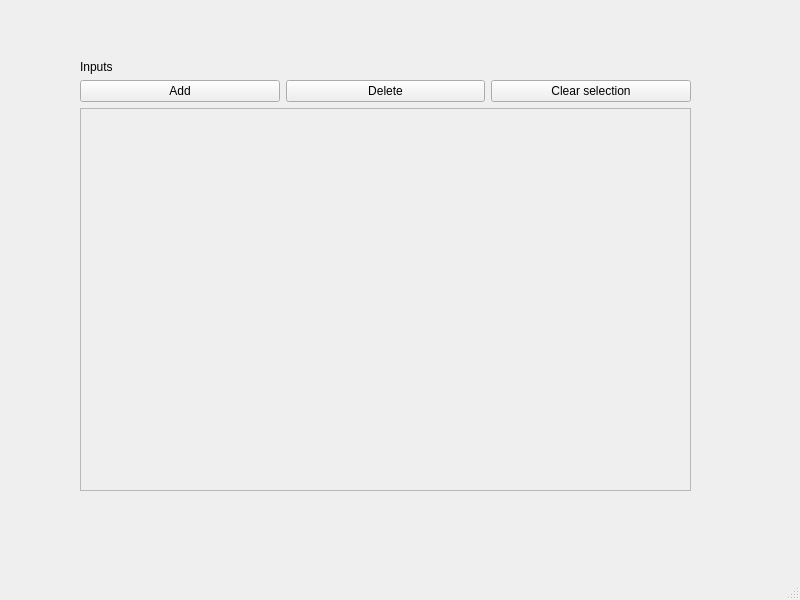
<?xml version="1.0" encoding="UTF-8"?>
<ui version="4.0">
 <class>MainWindow</class>
 <widget class="QMainWindow" name="MainWindow">
  <property name="geometry">
   <rect>
    <x>0</x>
    <y>0</y>
    <width>800</width>
    <height>600</height>
   </rect>
  </property>
  <property name="windowTitle">
   <string>MainWindow</string>
  </property>
  <widget class="QWidget" name="centralwidget">
   <widget class="QWidget" name="layoutWidget">
    <property name="geometry">
     <rect>
      <x>80</x>
      <y>60</y>
      <width>611</width>
      <height>431</height>
     </rect>
    </property>
    <layout class="QVBoxLayout" name="verticalLayout">
     <item>
      <widget class="QLabel" name="label">
       <property name="text">
        <string>Inputs</string>
       </property>
      </widget>
     </item>
     <item>
      <layout class="QHBoxLayout" name="horizontalLayout">
       <item>
        <widget class="QPushButton" name="addButton">
         <property name="text">
          <string>Add</string>
         </property>
        </widget>
       </item>
       <item>
        <widget class="QPushButton" name="deleteButton">
         <property name="text">
          <string>Delete</string>
         </property>
        </widget>
       </item>
       <item>
        <widget class="QPushButton" name="clearSelectionButton">
         <property name="text">
          <string>Clear selection</string>
         </property>
        </widget>
       </item>
      </layout>
     </item>
     <item>
      <widget class="QScrollArea" name="scrollArea">
       <property name="widgetResizable">
        <bool>true</bool>
       </property>
       <widget class="QWidget" name="scrollAreaWidgetContents">
        <property name="geometry">
         <rect>
          <x>0</x>
          <y>0</y>
          <width>607</width>
          <height>371</height>
         </rect>
        </property>
       </widget>
      </widget>
     </item>
    </layout>
   </widget>
  </widget>
  <widget class="QMenuBar" name="menubar">
   <property name="geometry">
    <rect>
     <x>0</x>
     <y>0</y>
     <width>800</width>
     <height>22</height>
    </rect>
   </property>
  </widget>
  <widget class="QStatusBar" name="statusbar"/>
 </widget>
 <resources/>
 <connections/>
</ui>
